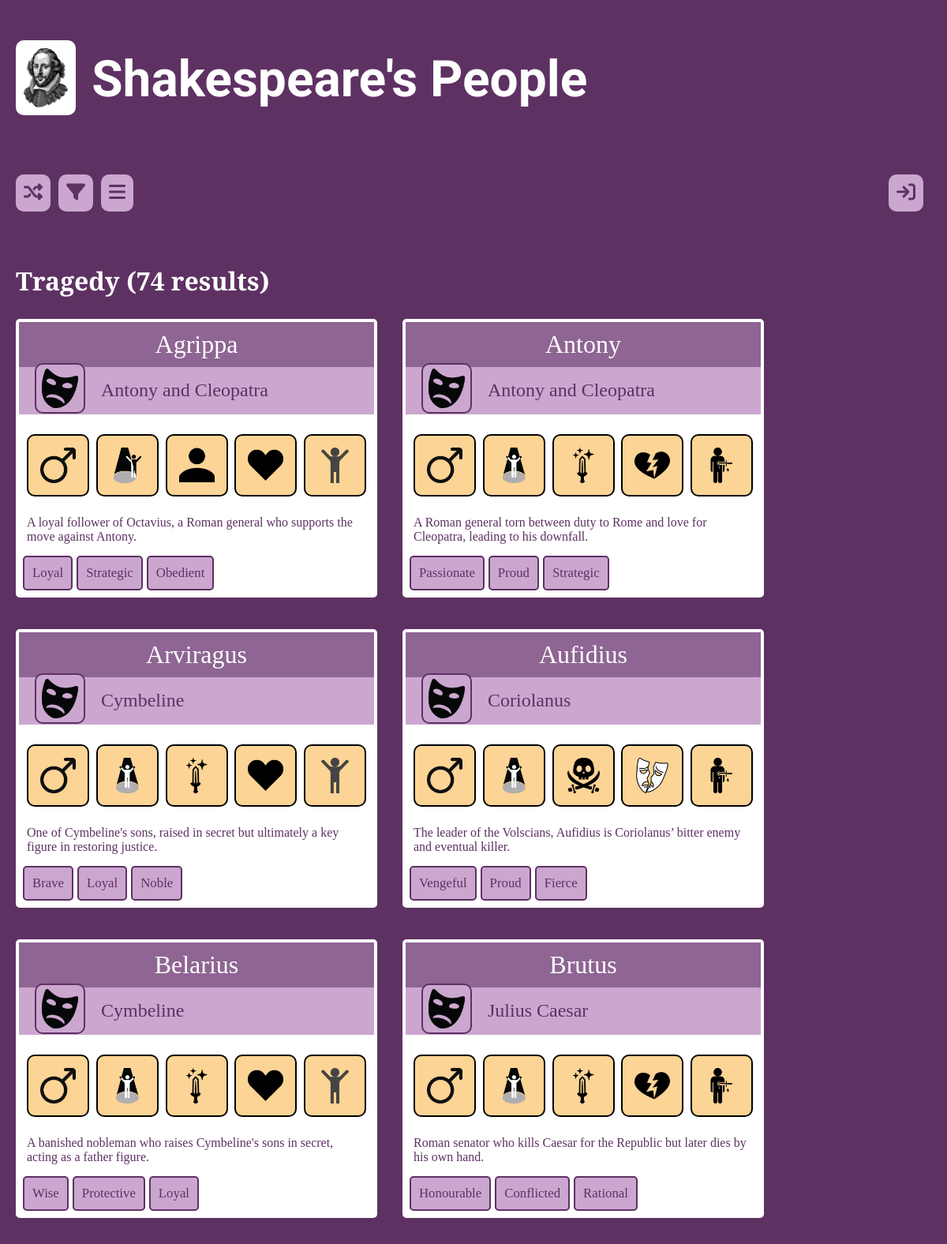
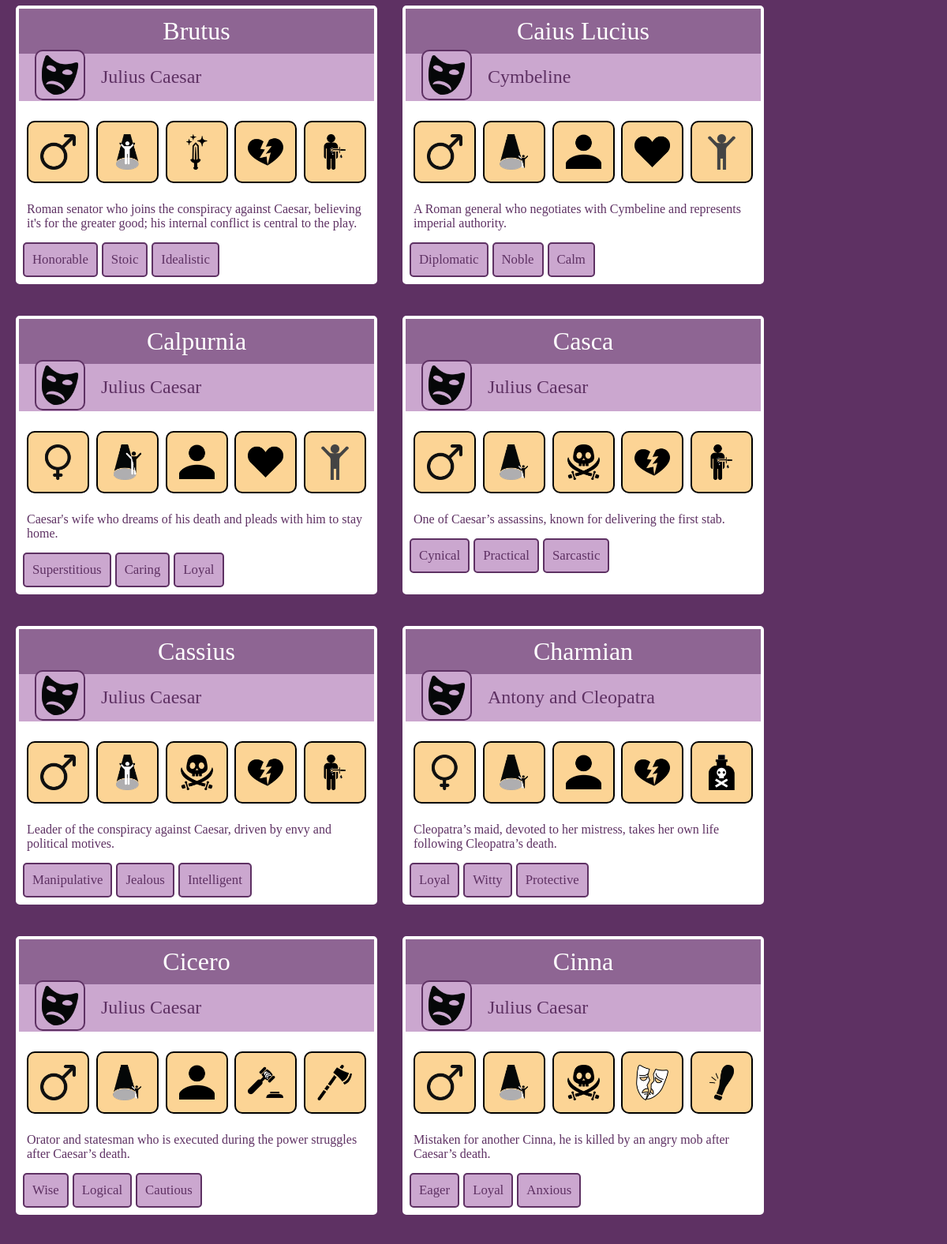
Screenshot of /index.php?page=content/click_search&search_type=category&search_term=Tragedy (upper part) with the database file from the repository (2 pictures, top to bottom).
### tables this page shows
CREATE TABLE IF NOT EXISTS `data` (
  `ID` int NOT NULL AUTO_INCREMENT,
  `Character_name` varchar(128) NOT NULL,
  `PlayID` int NOT NULL,
  `RoleID` int NOT NULL,
  `GenderID` int NOT NULL,
  `Moral_AlignmentID` int NOT NULL,
  `Trait_1ID` int NOT NULL,
  `Trait_2ID` int NOT NULL,
  `Trait_3ID` int NOT NULL,
  `COD_ActionID` int NOT NULL,
  `COD_MethodID` int NOT NULL,
  `Description` varchar(255) NOT NULL,
  `Featured_Image` varchar(150) NOT NULL,
  PRIMARY KEY (`ID`)
);

CREATE TABLE IF NOT EXISTS `category` (
  `CategoryID` int NOT NULL AUTO_INCREMENT,
  `Play_Cat` varchar(7) NOT NULL,
  `Category_Icon` varchar(75) NOT NULL,
  PRIMARY KEY (`CategoryID`)
);

CREATE TABLE IF NOT EXISTS `play_name` (
  `PlayID` int NOT NULL AUTO_INCREMENT,
  `Play` varchar(128) NOT NULL,
  `CategoryID` int NOT NULL,
  PRIMARY KEY (`PlayID`)
);

CREATE TABLE IF NOT EXISTS `key_traits` (
  `TraitID` int NOT NULL AUTO_INCREMENT,
  `Trait` varchar(40) NOT NULL,
  PRIMARY KEY (`TraitID`)
);

### content/click_search.php (called while the page is built, shortened)
<?php
    $search_type = to_clean($_REQUEST['search_type']);
    $search_term = to_clean($_REQUEST['search_term']);
    $heading=$search_term;
    $order = " ORDER BY d.Character_name ASC";
$search_columns = [
    "play"      => "Play",
    "category"  => "Play_Cat",
    "gender"    => "M_or_F",
    "ms_role"      => "Role",
    "moral_alignment" => "Alignment",
    "cod_action"    => "Action",
    "cod_method"    => "Method",
    "character" => "Character_name"
];
    $params = [$search_term];
    if(array_key_exists($search_type, $search_columns)) {
        $column = $search_columns[$search_type];
        $sql_condition = "WHERE `$column` LIKE ?";
    }
    $sql_condition .= $order;
    include("results.php");
  ?>

### functions.php (called while the page is built, shortened)
<?php
function get_query($dbconnect, $sql_condition, $params = [])
 {
    $find_sql = "
    SELECT d.*,
            p.*,
            c.*,
            g.*,
            r.*,
            ma.*,
            a.*,
            m.*,
            -- 'Trait' is the COLUMN name with the 'word'
            k1.Trait AS Trait1,
            k2.Trait AS Trait2,
            k3.Trait AS Trait3
    FROM data d
    JOIN play_name p ON p.PlayID = d.PlayID
    JOIN category c ON c.CategoryID = p.CategoryID
    JOIN gender g ON g.GenderID = d.GenderID
    JOIN ms_role r ON r.RoleID = d.RoleID
    JOIN moral_alignment ma ON ma.Moral_AlignmentID = d.Moral_AlignmentID
    JOIN cod_action a ON a.COD_ActionID = d.COD_ActionID
    JOIN cod_method m ON m.COD_MethodID = d.COD_MethodID
    JOIN key_traits k1 ON d.Trait_1ID = k1.TraitID
    JOIN key_traits k2 ON d.Trait_2ID = k2.TraitID
    JOIN key_traits k3 ON d.Trait_3ID = k3.TraitID
    -- Adds additional sql condition
    $sql_condition
    ";
    $stmnt = $dbconnect -> prepare($find_sql);
    if(!empty($params)) {
          $types = str_repeat('s', count($params));
          $bind_values = [];
          foreach ($params as $key => $value) {
            $bind_values[$key] = &$params[$key];
          }
      array_unshift($bind_values, $types);
      call_user_func_array([$stmnt, 'bind_param'], $bind_values);
    }
    $stmnt -> execute();
    $find_query = $stmnt -> get_result();
    $find_count = $find_query -> num_rows;
    return [$find_query, $find_count];
 }
 function to_clean($data) {
	$data = trim($data);
	return $data;
}
      ?>

### content/retrieve_all.php (called while the page is built, shortened)
<?php
    $character = $find_rs['Character_name'];
    $play = $find_rs['Play'];
    $category = $find_rs['Play_Cat'];
    $gender = $find_rs['M_or_F'];
    $role = $find_rs['Role'];
    $alignment = $find_rs['Alignment'];
    $action = $find_rs['Action'];
    $method = $find_rs['Method'];
    $trait1 = $find_rs['Trait1'];
    $trait2 = $find_rs['Trait2'];
    $trait3 = $find_rs['Trait3'];
    $category_icon = "images/icons/".$find_rs['Category_Icon'];
    $gender_icon = "images/icons/".$find_rs['Gender_Icon'];
    $role_icon = "images/icons/".$find_rs['Role_Icon'];
    $alignment_icon = "images/icons/".$find_rs['Moral_Icon'];
    $action_icon = "images/icons/".$find_rs['Action_Icon'];
    $method_icon = "images/icons/".$find_rs['Method_Icon'];
    $click_type = "index.php?page=content/click_search&search_type=";
    $click_term="&search_term="
?>

### content/character_details.php (the view, shortened to what this page needs)
<div class="char-details">
    <div class="character-name"><?= htmlspecialchars($character); ?></div>
<div class="play-title">
    <a title="<?= htmlspecialchars($category); ?>" href="<?= $click_type."category".$click_term.urlencode($category) ?>"><img src="<?= htmlspecialchars($category_icon); ?>"></a>
    <a class="play" href="<?= $click_type."play".$click_term.urlencode($play) ?>"><?= htmlspecialchars($play);?></a>
</div>
<?php
    $all_icons = [
        [$gender, $click_type."gender".$click_term.$gender, $gender_icon],
        [$role, $click_type."ms_role".$click_term.$role, $role_icon],
        [$alignment, $click_type."moral_alignment".$click_term.$alignment, $alignment_icon],
        [$action, $click_type."cod_action".$click_term.$action, $action_icon],
        [$method, $click_type."cod_method".$click_term.$method, $method_icon]
    ];
?>
<div class="icon-row">
<?php
foreach($all_icons as $icon) {
    ?>
    <a title="<?= htmlspecialchars($icon[0]); ?>" href="<?= $icon[1];?>"><img src="<?= htmlspecialchars($icon[2]); ?>" alt="<?= htmlspecialchars($icon[0]); ?>" ></a>
    <?php
}
?>
</div>
<div class="description pad-10">
    <?=  htmlspecialchars($find_rs['Description']); ?>
</div>
<div class="trait-tags">
<?php
    $all_traits = [$trait1, $trait2, $trait3];
    foreach($all_traits as $trait) {
        if($trait != "n/a") {
            ?>
                <a class="trait pad-10" href="<?= $click_type?>trait<?= $click_term.$trait; ?>"><?= $trait; ?></a>
            <?php
        }
    }
?>
</div>
</div>

### content/results.php (shortened to what this page needs)
<?php
list($find_query, $find_count) = get_query($dbconnect, $sql_condition, $params);
if($find_count > 0) {
if($find_count == 1) {
    $results_heading = $heading;
}
else {
    $results_heading = $heading." (".$find_count." results)";
}
if($heading != "")
{
    ?>
        <h2><?= htmlspecialchars($results_heading); ?></h2>
    <?php
}
    ?>
<div class='all-cards'>
<?php
while($find_rs = mysqli_fetch_assoc($find_query)) {
    include("retrieve_all.php");
    include("character_details.php");
}
?>
</div>
    <?php
}
?>

### css/base.css (style rules this page uses)
:root { --dark-purple: #5E3163; --med-purple: #8e6593; --light-purple: #cba7cf; --charcoal: #333; --error-back: #F7BEBE; --error-text: #660000; --hover-peach: #FCD495; --visited-grey: #c6c6c6; --light-grey: #dedede; --black: #000; --white: #fff; }
.pad-10 { padding: 10px; }
html, body { height: 100%; }
body { margin: 0; padding: 0; background-color: var(--dark-purple); color: var(--white); font-family: "Libre Baskerville", serif; }
h2 { font-size: 200%; }

### css/cards.css (style rules this page uses)
.all-cards { display: grid; grid-template-rows: auto; grid-auto-rows: auto; grid-template-columns: repeat(auto-fit, 450px); gap: 40px; align-content: start; }
.char-details { background-color: var(--white); color: var(--dark-purple); width: 100%; border: 4px solid var(--white); border-radius: 5px; box-shadow: 5px 5px 15p var(--black); text-align: left; }
.character-name { font-size: 24pt; text-align: center; padding: 10px; background-color: var(--med-purple); color: var(--white); }
.play-title { display: flex; align-items: center; background-color: var(--light-purple); padding-left: 20px; font-size: 18pt; height: 60px; }
.play-title a img, .icon { border: 2px solid var(--dark-purple); padding: 5px; border-radius: 10px; width: 50px; margin-right: 20px; background-color: var(--light-purple); }
.play-title a { text-decoration: none; color: var(--dark-purple) }
.icon-row { display: flex; padding: 10px; padding-top: 25px; align-content: center; justify-content: space-between; }
.icon-row a img { border: 2px solid var(--black); padding: 15px; border-radius: 10px; width: 45px; background-color: var(--hover-peach); }
.trait-tags { display: flex; margin: 5px; }
.trait-tags a { margin-right: 5px; background-color: var(--light-purple); color: var(--dark-purple); border: 2px solid var(--dark-purple); border-radius: 5px; text-decoration: none; font-size: 105%; }

### rows the page displays
data: Character_name "Agrippa", category.Category_Icon (picture), PlayID.Play "Antony and Cleopatra", Description "A loyal follower of Octavius, a Roman general who supports the move against Antony.", key_traits.Trait "Loyal", key_traits.Trait "Strategic", key_traits.Trait "Obedient"
data: Character_name "Antony", category.Category_Icon (picture), PlayID.Play "Antony and Cleopatra", Description "A Roman general torn between duty to Rome and love for Cleopatra, leading to his downfall.", key_traits.Trait "Passionate", key_traits.Trait "Proud", key_traits.Trait "Strategic"
data: Character_name "Arviragus", category.Category_Icon (picture), PlayID.Play "Cymbeline", Description "One of Cymbeline's sons, raised in secret but ultimately a key figure in restoring justice.", key_traits.Trait "Brave", key_traits.Trait "Loyal", key_traits.Trait "Noble"
data: Character_name "Aufidius", category.Category_Icon (picture), PlayID.Play "Coriolanus", Description "The leader of the Volscians, Aufidius is Coriolanus’ bitter enemy and eventual killer.", key_traits.Trait "Vengeful", key_traits.Trait "Proud", key_traits.Trait "Fierce"
data: Character_name "Belarius", category.Category_Icon (picture), PlayID.Play "Cymbeline", Description "A banished nobleman who raises Cymbeline's sons in secret, acting as a father figure.", key_traits.Trait "Wise", key_traits.Trait "Protective", key_traits.Trait "Loyal"
data: Character_name "Brutus", category.Category_Icon (picture), PlayID.Play "Julius Caesar", Description "Roman senator who kills Caesar for the Republic but later dies by his own hand.", key_traits.Trait "Honourable", key_traits.Trait "Conflicted", key_traits.Trait "Rational"
data: Character_name "Brutus", category.Category_Icon (picture), PlayID.Play "Julius Caesar", Description "Roman senator who joins the conspiracy against Caesar, believing it's for the greater good; his internal conflict is central to the play.", key_traits.Trait "Honorable", key_traits.Trait "Stoic", key_traits.Trait "Idealistic"
data: Character_name "Caius Lucius", category.Category_Icon (picture), PlayID.Play "Cymbeline", Description "A Roman general who negotiates with Cymbeline and represents imperial authority.", key_traits.Trait "Diplomatic", key_traits.Trait "Noble", key_traits.Trait "Calm"
data: Character_name "Calpurnia", category.Category_Icon (picture), PlayID.Play "Julius Caesar", Description "Caesar's wife who dreams of his death and pleads with him to stay home.", key_traits.Trait "Superstitious", key_traits.Trait "Caring", key_traits.Trait "Loyal"
data: Character_name "Casca", category.Category_Icon (picture), PlayID.Play "Julius Caesar", Description "One of Caesar’s assassins, known for delivering the first stab.", key_traits.Trait "Cynical", key_traits.Trait "Practical", key_traits.Trait "Sarcastic"
data: Character_name "Cassius", category.Category_Icon (picture), PlayID.Play "Julius Caesar", Description "Leader of the conspiracy against Caesar, driven by envy and political motives.", key_traits.Trait "Manipulative", key_traits.Trait "Jealous", key_traits.Trait "Intelligent"
data: Character_name "Charmian", category.Category_Icon (picture), PlayID.Play "Antony and Cleopatra", Description "Cleopatra’s maid, devoted to her mistress, takes her own life following Cleopatra’s death.", key_traits.Trait "Loyal", key_traits.Trait "Witty", key_traits.Trait "Protective"
data: Character_name "Cicero", category.Category_Icon (picture), PlayID.Play "Julius Caesar", Description "Orator and statesman who is executed during the power struggles after Caesar’s death.", key_traits.Trait "Wise", key_traits.Trait "Logical", key_traits.Trait "Cautious"
data: Character_name "Cinna", category.Category_Icon (picture), PlayID.Play "Julius Caesar", Description "Mistaken for another Cinna, he is killed by an angry mob after Caesar’s death.", key_traits.Trait "Eager", key_traits.Trait "Loyal", key_traits.Trait "Anxious"

### other values shown
$results_heading "Tragedy (74 results)"
